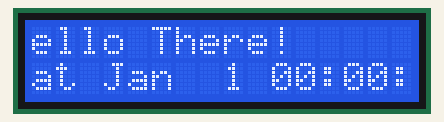
The sketch below on a simulated Arduino Uno, built with avr-gcc and run on an emulated ATmega328P. Parts: 16×2 character LCD. What the sketch prints to the serial monitor is not drawn.

Above: at 0.6 s.
At 5.2 s:
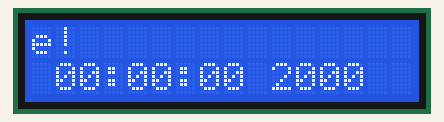
At 10.2 s:
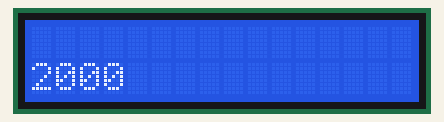
At 19.9 s:
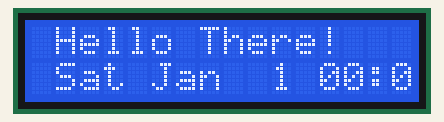
At 29.5 s:
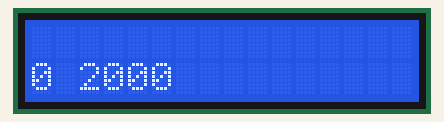
At 39.1 s:
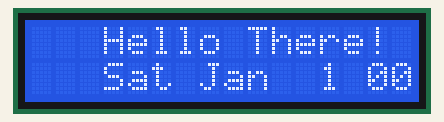

Measured:
- what the display in image 0 shows lasts 0.5 s, from 0.6 s to 1.1 s

The sketch:

lcd.ino
```cpp
#include <LiquidCrystal.h>
#include <time.h>

/* Real time requires an additional module, Real Time Clock, I
 *  don't have that module :) So I'll stop here.
 *
 */
const int rs=12, en=11, d4=5, d5=4, d6=3, d7=2;
LiquidCrystal lcd(rs, en, d4, d5,d6,d7);

 void setup() {
  // put your setup code here, to run once:
  Serial.begin(9600);

  lcd.begin(16, 2);


}

void loop() {
  // put your main code here, to run repeatedly:
  char time_str[255];
  String t = "";
  time_t current_time = time(NULL);
  struct tm *tm = localtime(&current_time);
  strftime(time_str, sizeof(time_str), "%c", tm);

  Serial.print("Blink time ");
  Serial.println(time_str);

  delay(500);
  lcd.setCursor(0,1);
  lcd.print(time_str);
  lcd.scrollDisplayLeft();

  lcd.setCursor(0,0);
  lcd.print("Hello There!");
}
```
